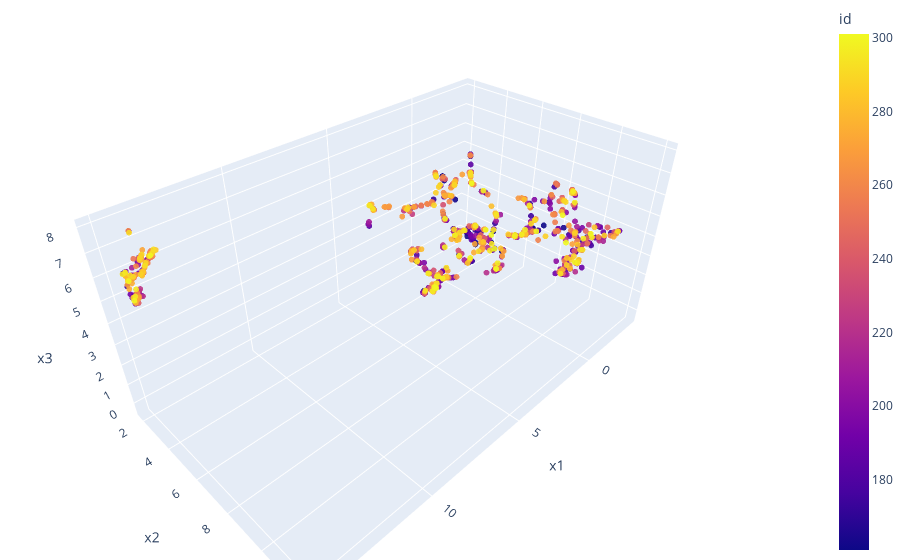

Notebook source saved alongside this figure:
### Code cell
fig = px.scatter_3d(df, x='x1', y='x2', z='x3',
              color='id', opacity=0.9)

fig.update_traces(marker_size=2)

# tight layout
fig.update_layout(margin=dict(l=0, r=0, b=0, t=0))
fig.show()

### Figure 1 — Plotly figure (JSON) as saved in the notebook; plotly's stock layout.template omitted (floating-point values rounded to 4 significant figures; data arrays with more than 128 entries replaced by an {"elided": "..."} marker saying what was removed)
{"data": [{"hovertemplate": "x1=%{x}<br>x2=%{y}<br>x3=%{z}<br>id=%{marker.color}<extra></extra>", "legendgroup": "", "marker": {"color": {"elided": "754 int values"}, "coloraxis": "coloraxis", "opacity": 0.9, "size": 2, "symbol": "circle"}, "mode": "markers", "name": "", "scene": "scene", "showlegend": false, "type": "scatter3d", "x": {"elided": "754 float values"}, "y": {"elided": "754 float values"}, "z": {"elided": "754 float values"}}], "layout": {"coloraxis": {"colorbar": {"title": {"text": "id"}}, "colorscale": [[0, "#0d0887"], [0.1111, "#46039f"], [0.2222, "#7201a8"], [0.3333, "#9c179e"], [0.4444, "#bd3786"], [0.5556, "#d8576b"], [0.6667, "#ed7953"], [0.7778, "#fb9f3a"], [0.8889, "#fdca26"], [1, "#f0f921"]]}, "legend": {"tracegroupgap": 0}, "margin": {"b": 0, "l": 0, "r": 0, "t": 0}, "scene": {"domain": {"x": [0, 1], "y": [0, 1]}, "xaxis": {"title": {"text": "x1"}}, "yaxis": {"title": {"text": "x2"}}, "zaxis": {"title": {"text": "x3"}}}}}
